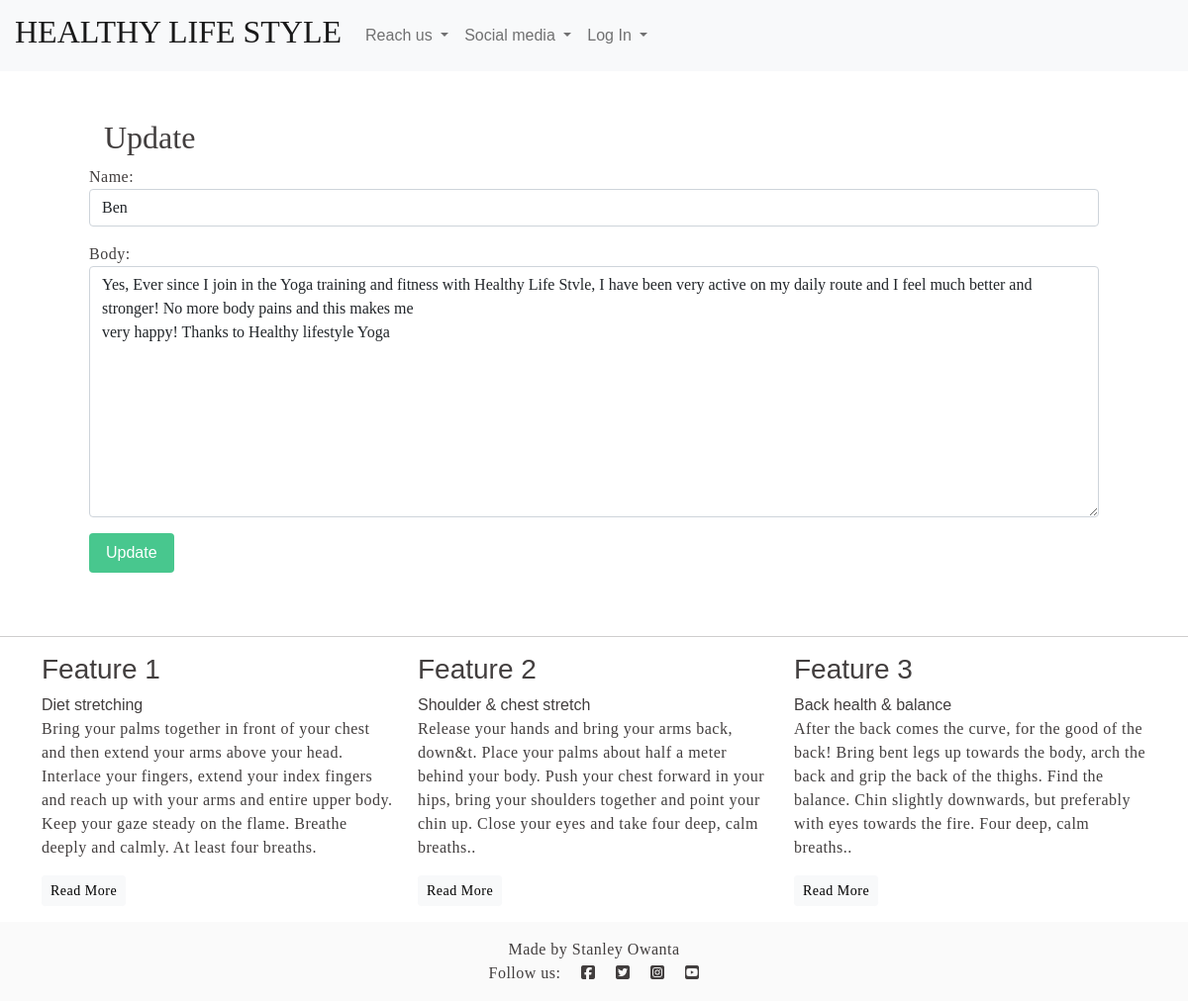
/article/46/update/, run on the app's committed database.
### yogapp/models.py (models this page shows)
class Comment(models.Model):
    author = models.ForeignKey(User, on_delete=models.CASCADE, default='')
    post = models.ForeignKey(
        Post, related_name='comments', on_delete=models.CASCADE)
    name = models.CharField(max_length=255)
    email = models.EmailField()
    body = models.TextField()
    created_on = models.DateTimeField(auto_now_add=True)
    class Meta:
        ordering = ["-created_on"]

### yogapp/views.py (the view, shortened to what this page needs)
# urls.py: path('article/<int:pk>/update/', views.update_comment,
def update_comment(request, pk):
    comment = get_object_or_404(Comment, id=pk)
    comment_form = CommentForm(instance=comment)
    context = {
        'comment': comment,
        'comment_form': comment_form,
    }
    return render(request, 'blog/update_comment.html', context)

### yogapp/forms.py
class CommentForm(forms.ModelForm):
    class Meta:
        model = Comment
        fields = ['name', 'body']
        widgets = {
            'name': forms.TextInput(attrs={'class': 'form-control'}),
            'body': forms.Textarea(attrs={'class': 'form-control'}),
        }

### yogapp/templates/blog/update_comment.html (shortened to what this page needs)
{% extends 'base.html' %}
{% block content %}
    <h2>Update</h2>
    <form method="post" action="{% url 'update_comment' comment.id %}">
        {{ comment_form.as_p }}
        <button class="button is-success" type="submit">Update</button>
    </form>
{% endblock %}

### static/css/style.css (style rules this page uses)
body { background-color: #f8f8f808; color: #423e3e; font-family: sans-serif, sans-serif; }
h2 { margin-left: 15px; font-family: serif, sans-serif }
p { font-family: serif, sans-serif; letter-spacing: 0.5px; }

### data on the page
Comment: name "Ben", body "Yes, Ever since I join in the Yoga training and fitness with Healthy Life Stvle, I have been very active on my daily route and I feel much better and stronger! No more body pains and this makes me very happy! Thanks to Healthy lifestyle Yoga"
